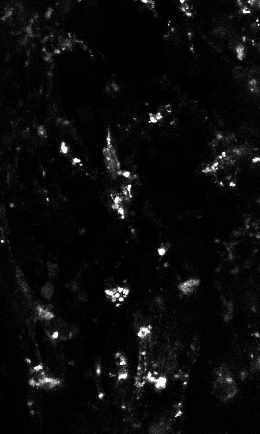
#> input picture Object_Segmentation/example_data/injury_singleslice.tif, 260 x 434 px
$ jupyter execute approximate_myofibril_segmentation.ipynb   (older library calls are emulated)
#> lines starting #> are read from the running program, lines starting #| are printed output that depends on the picture; after the words box and inside, x2 and y2 are one past the last pixel; in counts of white or black regions, pixels touching at a corner belong together
[cell 1]
import cv2
import matplotlib.pyplot as plt
import numpy as np
from scipy import ndimage
from skimage.filters import threshold_otsu, threshold_local
from skimage.measure import label, regionprops
from skimage import io
from skimage import measure

# load data
example_injury_fname = 'example_data/injury_singleslice.tif'
example_control_fname = 'example_data/control_singleslice.tif'

img_injury = io.imread(example_injury_fname)
#> img_injury is the input picture: shape (434, 260); min 0, max 255, mean 11.2
img_control = io.imread(example_control_fname)
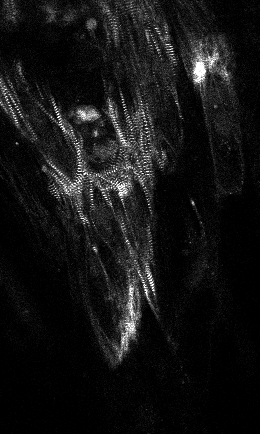
#> input picture Object_Segmentation/example_data/control_singleslice.tif, 260 x 434 px
#> img_control is the input picture: shape (434, 260); min 0, max 255, mean 19.9

# set up code parameters
xy_res = 0.5772 # units of microns per pixel
min_myofibril_length = 6 # microns

[cell 2]
# define segmentation function
def segment_myofibrils(img_array,xy_res,min_myofibril_length):
    """
    input: image array (2D slice)
    xy_res: image resolution in microns per pixel
    min_myofibril_length: minimum length for a component to be segmented
    """
#> called with xy_res = 0.577, min_myofibril_length = 6
    min_leng_pixels = min_myofibril_length / xy_res
    gaussian_filter_size = 2
    laplacian = cv2.Laplacian(img_array,cv2.CV_64F) # apply laplacian filter
    laplacian = ndimage.gaussian_filter(laplacian, gaussian_filter_size) # apply gaussian filter
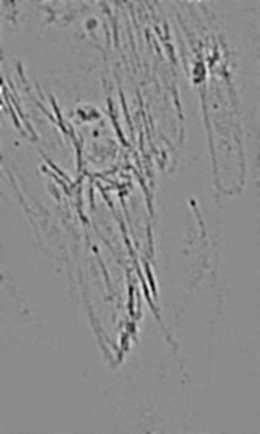
#> laplacian: shape (434, 260) float64; min -19.03, max 15.81, mean 0.00142; drawn with min black and max white
    thresh_lap = threshold_otsu(laplacian)
#> thresh_lap = -2.63
    lap_thresh = laplacian < thresh_lap # threshold laplacian filter image
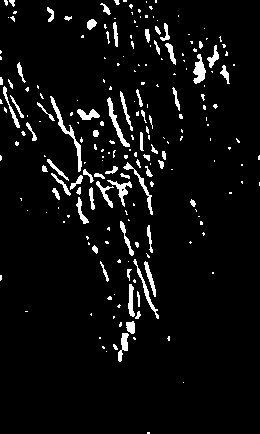
#> lap_thresh: shape (434, 260) bool; 5.5% white; 215 white regions (147 under 20 px), largest, box (x1, y1, x2, y2) and area: (50, 96, 82, 172) 326, (107, 97, 130, 147) 241, (193, 54, 206, 84) 226
    frame_median = ndimage.median_filter(img_array,size=3)
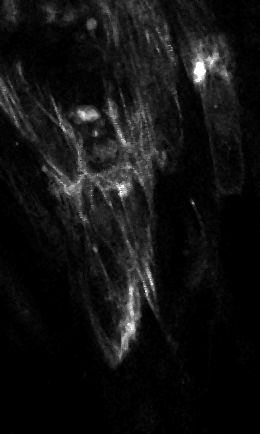
#> frame_median: shape (434, 260); min 0, max 255, mean 18.1
    img_median_thresh = threshold_otsu(frame_median)
#> img_median_thresh = 42
    remove_speckle = frame_median > img_median_thresh
#> remove_speckle: shape (434, 260) bool; 12.6% white; 155 white regions (133 under 20 px), largest, box (x1, y1, x2, y2) and area: (36, 88, 167, 227) 6450, (107, 212, 156, 365) 2610, (182, 35, 233, 100) 1701
    lap_thresh = lap_thresh * remove_speckle # remove speckle noise (present in some images)
#> lap_thresh: shape (434, 260) bool; 4.9% white; 175 white regions (111 under 20 px)
    label_img = label(lap_thresh) # label image
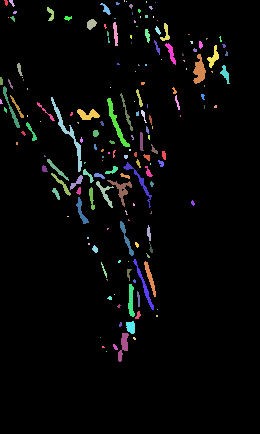
#> label_img: shape (434, 260) int32; 176 distinct labels, from 0 to 175; one colour per label, 0 black
    regions = regionprops(label_img)
#> regions = 175 regions; largest, box (x1, y1, x2, y2) and area: (51, 97, 82, 172) 310, (107, 98, 130, 147) 240, (193, 54, 206, 84) 226, (107, 180, 132, 207) 183, (133, 259, 154, 310) 161
    segmented_myofibrils = []
    segmented_ix = []
    for props in regions: # loop through the labeled regions
        major_axis = props.major_axis_length
        minor_axis = props.minor_axis_length
        area = props.area
        ang = props.orientation
        ix = props.label
        if area < 3 or minor_axis == 0:
            continue # region is likely noise
        elif major_axis < min_leng_pixels:
            continue # region is not long enough to qualify as a segmented myofibril
        else:
            segmented_myofibrils.append(major_axis)
            segmented_ix.append(props.label) # save region
#> this loop made 175 passes
#> (major_axis, minor_axis, area, ang) on passes 2, 8, 11: (8.7, 3.25, 20, 0.571), (14.44, 5.38, 51, 0.613), (16.15, 6.62, 55, 0.204)
#> after the loop, segmented_ix = 51 values from 8 to 170; segmented_myofibrils = 51 values, max 85.73 at index 18, min 11.22 at index 25, mean 26.08

    total_weight = np.sum(segmented_myofibrils)
#> total_weight = 1330.2

    segmented_regions = np.zeros(label_img.shape)
    for kk in range(0,len(segmented_ix)):
        segmented_regions += label_img == segmented_ix[kk]
#> this loop made 51 passes
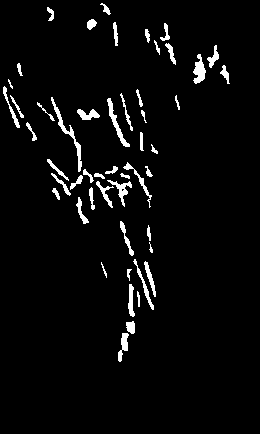
#> segmented_regions: shape (434, 260) float64; values 0 (black) and 1 (white), 3.9% white; 51 white regions (1 under 20 px), largest, box (x1, y1, x2, y2) and area: (51, 97, 82, 172) 310, (107, 98, 130, 147) 240, (193, 54, 206, 84) 226

    return total_weight, segmented_regions

######################################################
# segment control image
# note: for 3D images, each 2D slice is segmented and the total weight is summed
######################################################
total_weight_control, segmented_regions_control = segment_myofibrils(img_control,xy_res,min_myofibril_length)
#> total_weight_control = 1330.2

######################################################
# segment injury image
# note: for 3D images, each 2D slice is segmented and the total weight is summed
######################################################
total_weight_injury, segmented_regions_injury = segment_myofibrils(img_injury,xy_res,min_myofibril_length)
#> call 2 of segment_myofibrils, with xy_res = 0.577, min_myofibril_length = 6
#> in segment_myofibrils (call 2), `laplacian = ndimage.gaussian_filter(laplacian, gaussian_filter_size)`:
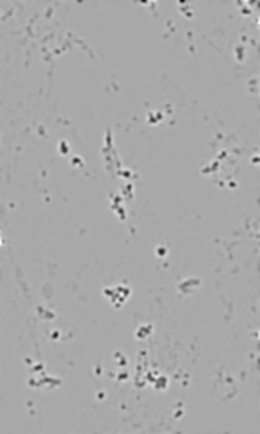
#> laplacian: shape (434, 260) float64; min -44.74, max 23.05, mean 0; drawn with min black and max white
#> in segment_myofibrils (call 2), `thresh_lap = threshold_otsu(laplacian)`: thresh_lap = -6.74
#> in segment_myofibrils (call 2), `lap_thresh = laplacian < thresh_lap`:
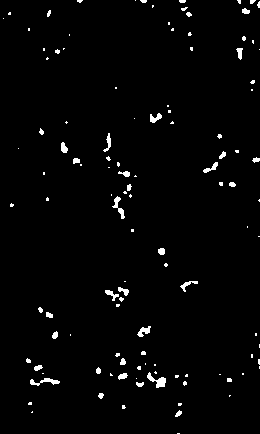
#> lap_thresh: shape (434, 260) bool; 2% white; 116 white regions (83 under 20 px), largest, box (x1, y1, x2, y2) and area: (147, 372, 166, 388) 127, (30, 378, 60, 386) 108, (112, 196, 125, 219) 100
#> in segment_myofibrils (call 2), `img_median_thresh = threshold_otsu(frame_median)`: img_median_thresh = 77
#> in segment_myofibrils (call 2), `remove_speckle = frame_median > img_median_thresh`: remove_speckle: shape (434, 260) bool; 2.2% white; 89 white regions (57 under 20 px), largest, box (x1, y1, x2, y2) and area: (105, 287, 129, 302) 202, (30, 372, 60, 388) 198, (143, 372, 167, 389) 196
#> in segment_myofibrils (call 2), `lap_thresh = lap_thresh * remove_speckle`:
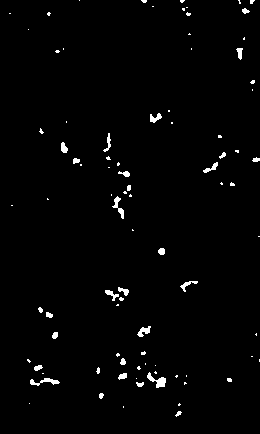
#> lap_thresh: shape (434, 260) bool; 1.6% white; 88 white regions (60 under 20 px)
#> in segment_myofibrils (call 2), `label_img = label(lap_thresh)`: label_img: shape (434, 260) int32; 89 distinct labels, from 0 to 88
#> in segment_myofibrils (call 2), `regions = regionprops(label_img)`: regions = 88 regions; largest, box (x1, y1, x2, y2) and area: (147, 372, 166, 388) 127, (30, 378, 60, 386) 107, (112, 196, 124, 219) 96, (137, 326, 151, 337) 80, (150, 113, 162, 123) 67
#> the loop in segment_myofibrils (call 2), `for props in regions:` made 88 passes
#> (major_axis, minor_axis, area, ang) on passes 9, 18, 23, 27, 29, 31, 33, 34, 36, 39: (7.71, 5.16, 30, 1.33), (13.15, 5.58, 51, 0.0748), (14.37, 8.2, 67, -1.21), (21.59, 5.44, 56, -0.178), (11.63, 6.26, 55, 0.322), (8.72, 4.1, 26, -0.853), (8.06, 4.44, 28, -1.43), (7.72, 5.54, 32, -1.38), (19.51, 5.35, 62, -1.04), (12.85, 5.24, 43, 1.37)
#> major_axis on pass 41: 5.41
#> the loop in segment_myofibrils (call 2), `for kk in range(0,len(segmented_ix)):` made 13 passes
#> after the loop in segment_myofibrils (call 2), `for kk in range(0,len(segmented_ix)):`:
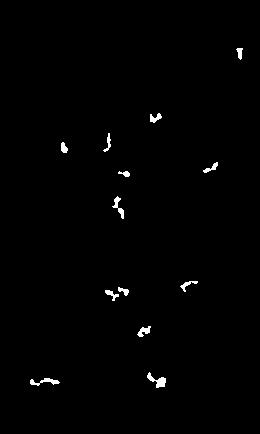
#> segmented_regions: shape (434, 260) float64; values 0 (black) and 1 (white), 0.82% white; 13 white regions, largest, box (x1, y1, x2, y2) and area: (147, 372, 166, 388) 127, (30, 378, 60, 386) 107, (112, 196, 124, 219) 96

######################################################
# visualize results
######################################################
plt.figure(figsize=(15,20))
plt.subplot(2,2,1)
plt.imshow(img_control,cmap=plt.cm.gray)
plt.title('control')
plt.axis('off')
plt.subplot(2,2,3)
plt.imshow(segmented_regions_control,cmap=plt.cm.hot)
plt.axis('off')
plt.title('control example, value: %i'%(total_weight_control))
plt.subplot(2,2,2)
plt.imshow(img_injury,cmap=plt.cm.gray)
plt.title('injury')
plt.axis('off')
plt.subplot(2,2,4)
plt.imshow(segmented_regions_injury,cmap=plt.cm.hot)
plt.axis('off')
plt.title('injury example, value: %i'%(total_weight_injury))
